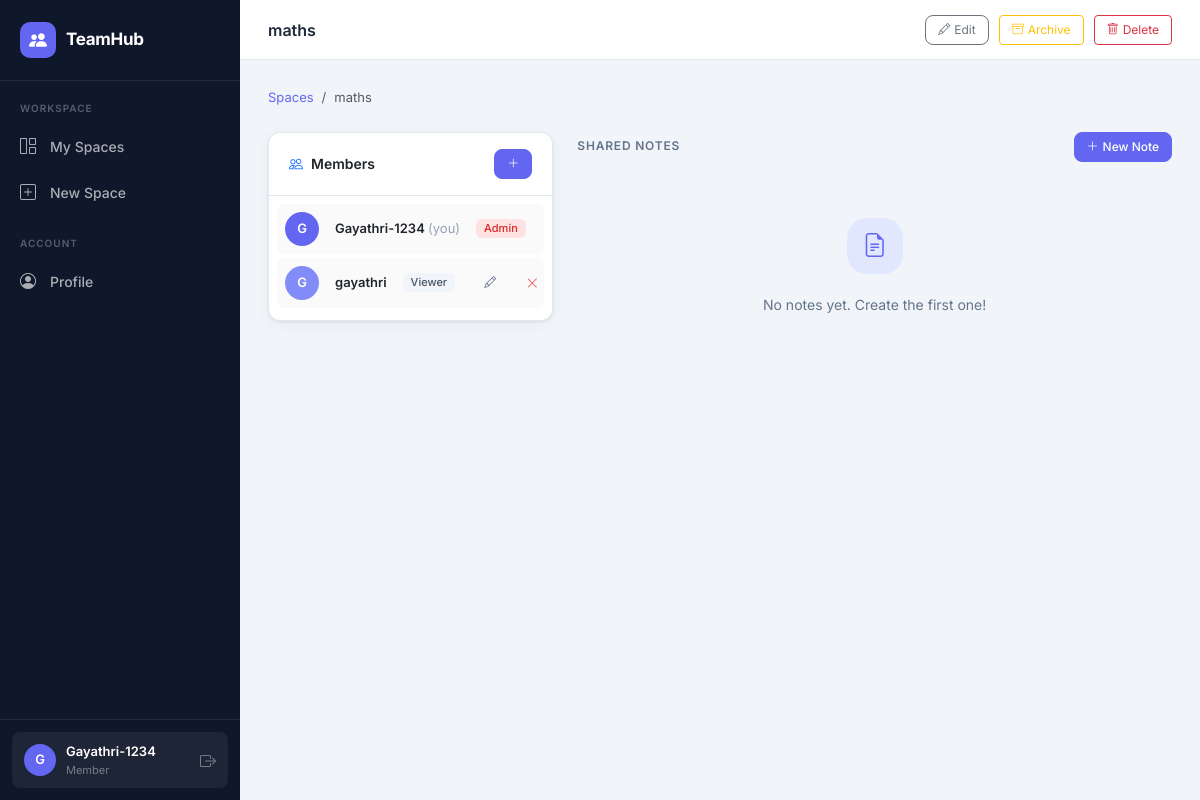
/spaces/2/ (signed in), run on the app's committed database.
### collaboration/models.py (models this page shows, shortened)
class CollaborationSpace(models.Model):
    STATUS_ACTIVE = 'active'
    STATUS_ARCHIVED = 'archived'
    STATUS_CHOICES = [
        (STATUS_ACTIVE, 'Active'),
        (STATUS_ARCHIVED, 'Archived'),
    ]
    name = models.CharField(
        max_length=100,
        validators=[MinLengthValidator(3)],
        help_text="Space name (3-100 characters)"
    )
    description = models.TextField(
        blank=True,
        validators=[MaxLengthValidator(500)],
        help_text="Optional description (max 500 characters)"
    )
    owner = models.ForeignKey(
        User,
        on_delete=models.CASCADE,
        related_name='owned_spaces'
    )
    status = models.CharField(
        max_length=10,
        choices=STATUS_CHOICES,
        default=STATUS_ACTIVE
    )
    created_at = models.DateTimeField(auto_now_add=True)
    updated_at = models.DateTimeField(auto_now=True)
    class Meta:
        ordering = ['-created_at']
    def is_member(self, user):
        if self.owner == user:
            return True
        return self.members.filter(user=user).exists()
    def get_user_role(self, user):
        if self.owner == user:
            return 'admin'
        member = self.members.filter(user=user).first()
        return member.role if member else None

class SpaceMember(models.Model):
    ROLE_ADMIN = 'admin'
    ROLE_EDITOR = 'editor'
    ROLE_VIEWER = 'viewer'
    ROLE_CHOICES = [
        (ROLE_ADMIN, 'Admin'),
        (ROLE_EDITOR, 'Editor'),
        (ROLE_VIEWER, 'Viewer'),
    ]
    space = models.ForeignKey(
        CollaborationSpace,
        on_delete=models.CASCADE,
        related_name='members'
    )
    user = models.ForeignKey(
        User,
        on_delete=models.CASCADE,
        related_name='space_memberships'
    )
    role = models.CharField(
        max_length=10,
        choices=ROLE_CHOICES,
        default=ROLE_VIEWER
    )
    joined_at = models.DateTimeField(auto_now_add=True)
    class Meta:
        unique_together = ('space', 'user')
        ordering = ['joined_at']

### collaboration/views.py (the view)
# urls.py: path('<int:pk>/', views.space_detail, name='space_detail'),
@login_required
def space_detail(request, pk):
    space = get_object_or_404(CollaborationSpace, pk=pk)
    if not space.is_member(request.user):
        return HttpResponseForbidden("You are not a member of this space.")
    members = space.members.select_related('user').all()
    notes = space.notes.select_related('author').all()
    user_role = space.get_user_role(request.user)
    return render(request, 'collaboration/space_detail.html', {
        'space': space,
        'members': members,
        'notes': notes,
        'user_role': user_role,
        'is_owner': space.owner == request.user,
    })

### templates/collaboration/space_detail.html (shortened to what this page needs)
{% extends "base.html" %}
{% block page_title %}{{ space.name }}{% endblock %}
{% block topbar_actions %}
{% if is_owner %}
<a href="{% url 'space_edit' space.pk %}" class="btn btn-outline-secondary btn-sm">
    <i class="bi bi-pencil me-1"></i>Edit
</a>
{% if space.status == 'active' %}
<form method="post" action="{% url 'space_archive' space.pk %}" class="d-inline">
    <button class="btn btn-outline-warning btn-sm" onclick="return confirm('Archive this space?')">
        <i class="bi bi-archive me-1"></i>Archive
    </button>
</form>
{% endif %}
<a href="{% url 'space_delete' space.pk %}" class="btn btn-outline-danger btn-sm">
    <i class="bi bi-trash me-1"></i>Delete
</a>
{% endif %}
{% endblock %}
{% block content %}
<nav aria-label="breadcrumb" class="mb-4">
    <ol class="breadcrumb">
        <li class="breadcrumb-item"><a href="{% url 'space_list' %}">Spaces</a></li>
        <li class="breadcrumb-item active">{{ space.name }}</li>
    </ol>
</nav>
<div class="row g-4">
    <div class="col-lg-4">
        <div class="card">
            <div class="card-header d-flex justify-content-between align-items-center">
                <span style="font-weight:600;font-size:14px;"><i class="bi bi-people me-2 text-primary"></i>Members</span>
                {% if is_owner %}
                <a href="{% url 'member_add' space.pk %}" class="btn btn-primary btn-sm">
                    <i class="bi bi-plus-lg"></i>
                </a>
                {% endif %}
            </div>
            <div style="padding:8px;">
                <div class="d-flex align-items-center gap-3 p-2 rounded mb-1" style="background:#fafafa;">
                    <div class="avatar" style="width:34px;height:34px;font-size:13px;">
                        {{ space.owner.username|slice:":1"|upper }}
                    </div>
                    <div class="flex-1">
                        <div style="font-size:13px;font-weight:600;">{{ space.owner.username }}
                            {% if space.owner == user %}<span style="color:#94a3b8;font-weight:400;"> (you)</span>{% endif %}
                        </div>
                    </div>
                    <span class="badge badge-admin">Admin</span>
                </div>
                {% for member in members %}
                <div class="d-flex align-items-center gap-3 p-2 rounded mb-1" style="background:#fafafa;">
                    <div class="avatar" style="width:34px;height:34px;font-size:13px;background:#818cf8;">
                        {{ member.user.username|slice:":1"|upper }}
                    </div>
                    <div class="flex-1">
                        <div style="font-size:13px;font-weight:600;">{{ member.user.username }}
                        </div>
                    </div>
                    <span class="badge badge-{{ member.role }}">{{ member.get_role_display }}</span>
                    {% if is_owner %}
                    <div class="d-flex gap-1">
                        <a href="{% url 'member_update_role' space.pk member.pk %}"
                           class="btn btn-sm p-1" style="line-height:1;color:#64748b;" title="Change role">
                            <i class="bi bi-pencil" style="font-size:12px;"></i>
                        </a>
                        <form method="post" action="{% url 'member_remove' space.pk member.pk %}" class="d-inline">
                            <button class="btn btn-sm p-1" style="line-height:1;color:#ef4444;" title="Remove"
                                    onclick="return confirm('Remove {{ member.user.username }}?')">
                                <i class="bi bi-x-lg" style="font-size:12px;"></i>
                            </button>
                        </form>
                    </div>
                    {% endif %}
                </div>
                {% empty %}
                <p style="font-size:13px;color:#94a3b8;text-align:center;padding:16px 0;margin:0;">No other members yet.</p>
                {% endfor %}
            </div>
        </div>
    </div>
    <div class="col-lg-8">
        <div class="d-flex justify-content-between align-items-center mb-3">
            <h6 style="font-weight:600;color:#64748b;font-size:12px;letter-spacing:.8px;text-transform:uppercase;margin:0;">
                Shared Notes
            </h6>
            {% if user_role in "admin,editor" or is_owner %}
            <a href="{% url 'note_create' space.pk %}" class="btn btn-primary btn-sm">
                <i class="bi bi-plus-lg me-1"></i>New Note
            </a>
            {% endif %}
        </div>
        {% for note in notes %}
        <div class="card note-card mb-3">
            <div class="card-body" style="padding:16px 20px;">
                <div class="d-flex justify-content-between align-items-start gap-3">
                    <div class="flex-1">
                        <div style="font-size:14px;font-weight:600;margin-bottom:4px;">{{ note.title }}</div>
                        <div style="font-size:13px;color:#64748b;line-height:1.5;">{{ note.content|truncatechars:180 }}</div>
                        <div style="font-size:11px;color:#94a3b8;margin-top:10px;display:flex;gap:12px;">
                            <span><i class="bi bi-person me-1"></i>{{ note.author.username }}</span>
                            <span><i class="bi bi-clock me-1"></i>{{ note.updated_at|timesince }} ago</span>
                        </div>
                    </div>
                    {% if note.author == user or is_owner %}
                    <div class="d-flex gap-1">
                        <a href="{% url 'note_edit' space.pk note.pk %}"
                           class="btn btn-sm btn-outline-secondary" style="padding:5px 10px;">
                            <i class="bi bi-pencil" style="font-size:12px;"></i>
                        </a>
                        <a href="{% url 'note_delete' space.pk note.pk %}"
                           class="btn btn-sm btn-outline-danger" style="padding:5px 10px;">
                            <i class="bi bi-trash" style="font-size:12px;"></i>
                        </a>
                    </div>
                    {% endif %}
                </div>
            </div>
        </div>
        {% empty %}
        <div class="empty-state" style="padding:40px 20px;">
            <div class="empty-state-icon" style="width:56px;height:56px;font-size:24px;">
                <i class="bi bi-file-earmark-text"></i>
            </div>
            <p style="color:#64748b;font-size:14px;margin:0;">No notes yet. Create the first one!</p>
        </div>
        {% endfor %}
    </div>
</div>
{% endblock %}

### templates/base.html (shortened to what this page needs)
<!DOCTYPE html>
<html lang="en">
<head>
    <link href="https://cdn.jsdelivr.net/npm/bootstrap@5.3.0/dist/css/bootstrap.min.css" rel="stylesheet">
    <link href="https://cdn.jsdelivr.net/npm/bootstrap-icons@1.11.0/font/bootstrap-icons.css" rel="stylesheet">
</head>
<body>
<aside class="sidebar">
    <a class="sidebar-brand" href="{% url 'space_list' %}">
        <div class="brand-icon"><i class="bi bi-people-fill"></i></div>
        <span class="brand-text">TeamHub</span>
    </a>
    {% if user.is_authenticated %}
    <div class="sidebar-nav">
        <div class="sidebar-section">Workspace</div>
        <a href="{% url 'space_list' %}" class="sidebar-link {% block nav_spaces %}{% endblock %}">
            <i class="bi bi-grid-1x2"></i> My Spaces
        </a>
        <a href="{% url 'space_create' %}" class="sidebar-link {% block nav_create %}{% endblock %}">
            <i class="bi bi-plus-square"></i> New Space
        </a>
        <div class="sidebar-section">Account</div>
        <a href="{% url 'profile' %}" class="sidebar-link {% block nav_profile %}{% endblock %}">
            <i class="bi bi-person-circle"></i> Profile
        </a>
    </div>
    <div class="sidebar-footer">
        <div class="user-pill">
            <div class="avatar">{{ user.username|slice:":1"|upper }}</div>
            <div class="user-info">
                <div class="user-name">{{ user.username }}</div>
                <div class="user-role">Member</div>
            </div>
            <form method="post" action="{% url 'logout' %}" class="d-inline">
                <button type="submit" class="btn p-0 border-0" title="Logout"
                    style="background:none; color:rgba(255,255,255,.4); font-size:16px;">
                    <i class="bi bi-box-arrow-right"></i>
                </button>
            </form>
        </div>
    </div>
    {% else %}
    <div class="sidebar-nav">
        <a href="{% url 'login' %}" class="sidebar-link"><i class="bi bi-box-arrow-in-right"></i> Login</a>
        <a href="{% url 'register' %}" class="sidebar-link"><i class="bi bi-person-plus"></i> Register</a>
    </div>
    {% endif %}
</aside>
<div class="main-wrap">
    <header class="topbar">
        <div class="topbar-title">{% block page_title %}TeamHub{% endblock %}</div>
        <div class="topbar-actions">{% block topbar_actions %}{% endblock %}</div>
    </header>
    <main class="page-content">
        {% block content %}{% endblock %}
    </main>
</div>
</body>
</html>

### templates/base.html (style rules this page uses)
:root { --primary: #6366f1; --primary-dark: #4f46e5; --primary-light: #e0e7ff; --success: #10b981; --warning: #f59e0b; --danger: #ef4444; --surface: #ffffff; --bg: #f1f5f9; --sidebar-bg: #0f172a; --text: #1e293b; --text-muted: #64748b; --border: #e2e8f0; --radius: 12px; --shadow: 0 1px 3px rgba(0,0,0,.08), 0 4px 16px rgba(0,0,0,.04); --shadow-md: 0 4px 24px rgba(99,102,241,.12); }
* { box-sizing: border-box; }
body { font-family: 'Inter', sans-serif; background: var(--bg); color: var(--text); margin: 0; min-height: 100vh; }
.sidebar { position: fixed; top: 0; left: 0; width: 240px; height: 100vh; background: var(--sidebar-bg); display: flex; flex-direction: column; padding: 0; z-index: 100; overflow-y: auto; }
.sidebar-brand { display: flex; align-items: center; gap: 10px; padding: 22px 20px; text-decoration: none; border-bottom: 1px solid rgba(255,255,255,.08); }
.sidebar-brand .brand-icon { width: 36px; height: 36px; background: var(--primary); border-radius: 10px; display: flex; align-items: center; justify-content: center; font-size: 18px; color: white; flex-shrink: 0; }
.sidebar-brand .brand-text { font-size: 17px; font-weight: 700; color: white; letter-spacing: -0.3px; }
.sidebar-section { padding: 20px 12px 8px; font-size: 10px; font-weight: 600; letter-spacing: 1px; color: rgba(255,255,255,.3); text-transform: uppercase; }
.sidebar-nav { padding: 0 8px; flex: 1; }
.sidebar-link { display: flex; align-items: center; gap: 10px; padding: 10px 12px; border-radius: 8px; text-decoration: none; color: rgba(255,255,255,.65); font-size: 14px; font-weight: 500; transition: all .15s; margin-bottom: 2px; }
.sidebar-link i { font-size: 16px; width: 20px; flex-shrink: 0; }
.sidebar-footer { padding: 12px; border-top: 1px solid rgba(255,255,255,.08); }
.user-pill { display: flex; align-items: center; gap: 10px; padding: 10px 12px; border-radius: 8px; background: rgba(255,255,255,.06); }
.avatar { width: 32px; height: 32px; border-radius: 50%; background: var(--primary); display: flex; align-items: center; justify-content: center; font-size: 13px; font-weight: 600; color: white; flex-shrink: 0; }
.user-info { flex: 1; min-width: 0; }
.user-name { font-size: 13px; font-weight: 600; color: white; white-space: nowrap; overflow: hidden; text-overflow: ellipsis; }
.user-role { font-size: 11px; color: rgba(255,255,255,.4); }
.main-wrap { margin-left: 240px; min-height: 100vh; display: flex; flex-direction: column; }
.topbar { background: var(--surface); border-bottom: 1px solid var(--border); padding: 0 28px; height: 60px; display: flex; align-items: center; justify-content: space-between; position: sticky; top: 0; z-index: 50; }
.topbar-title { font-size: 16px; font-weight: 600; color: var(--text); }
.topbar-actions { display: flex; align-items: center; gap: 10px; }
.page-content { padding: 28px; flex: 1; }
.btn-primary { background: var(--primary); border-color: var(--primary); font-weight: 500; border-radius: 8px; font-size: 14px; }
.btn-outline-secondary { border-radius: 8px; font-size: 14px; }
.btn-sm { font-size: 12px !important; padding: 5px 12px !important; }
.card { border: 1px solid var(--border); border-radius: var(--radius); box-shadow: var(--shadow); }
.card-header { border-bottom: 1px solid var(--border); background: var(--surface); border-radius: var(--radius) var(--radius) 0 0 !important; padding: 16px 20px; }
.badge { font-weight: 500; font-size: 11px; border-radius: 6px; padding: 4px 8px; }
.badge-admin { background: #fee2e2; color: #dc2626; }
.badge-viewer { background: #f1f5f9; color: #475569; }
.breadcrumb { font-size: 13px; }
.breadcrumb-item a { color: var(--primary); text-decoration: none; }
.empty-state { text-align: center; padding: 60px 20px; }
.empty-state-icon { width: 72px; height: 72px; background: var(--primary-light); border-radius: 20px; display: flex; align-items: center; justify-content: center; font-size: 32px; color: var(--primary); margin: 0 auto 20px; }

### data on the page
CollaborationSpace: name "maths", owner.username "G", owner.username "Gayathri-1234"
SpaceMember: user.username "G", user.username "gayathri", role "Viewer"

### other printed values
{{ user.username|slice:":1"|upper }} "G"
{{ user.username }} "Gayathri-1234"
